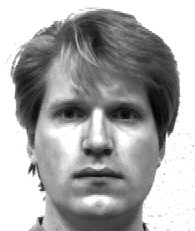
#> input picture ML-hw07/Yale_Face_Database/Training/subject01.noglasses.pgm, 195 x 231 px; its folder holds only this picture in this run
$ python LDA.py
#> lines starting #> are read from the running program, lines starting #| are printed output that depends on the picture
from PIL import Image
from scipy.spatial.distance import cdist

import numpy as np
import glob
import matplotlib.pyplot as plt
import random

num_subject = 15
num_property = 11
num_train = 135
num_test = 30

height = 195
width = 231
num_pixel = height * width

np.set_printoptions(threshold=np.inf)


def read_data(path):
    count_train = 0
    count_test = 0
    training = np.zeros((num_pixel, num_train))
    testing = np.zeros((num_pixel, num_test))
    train_label = np.zeros((num_train,), dtype=int)
    test_label = np.zeros((num_test,), dtype=int)

    train_path = path + '/Training/*'
    for file in glob.glob(train_path):
        img = Image.open(file)
#> img is the input picture: PIL image 195x231 L; min 0, max 255, mean 169.1
        training[:, count_train] = np.array(img).reshape(-1, )
        pos = file.find('subject') + 7
        train_label[count_train] = int(file[pos: pos + 2]) - 1
        count_train += 1

    test_path = path + '/Testing/*'
    for file in glob.glob(test_path):
        img = Image.open(file)
        testing[:, count_test] = np.array(img).reshape(-1, )
        pos = file.find('subject') + 7
        test_label[count_test] = int(file[pos: pos + 2]) - 1
        count_test += 1

    return training, testing, train_label, test_label


def show_image(data):
    emin = np.min(data)
    emax = np.max(data)
    data = (data - emin) * 255 / (emax - emin)
    Image.fromarray(data.reshape(width, height)).show()


def PCA(training, low_dim):
    mean = (np.sum(training, axis=1) / num_train).reshape((num_pixel, 1))  # (f, 1)
    mean0_data = training - mean  # (f, 135)

    K = (mean0_data.T @ mean0_data) / num_train  # 135 x 135

    eigen_value, eigen_vector = np.linalg.eigh(K)  # (135, ), (135, 135)
    eigen_vector = (mean0_data @ eigen_vector).T  # ((f x 135) @ (135, 135)).T = (135 x f)

    sorted_id = np.argsort(eigen_value)
    eigen_vector = eigen_vector[sorted_id][::-1]
    eigen_vector = np.true_divide(eigen_vector, np.linalg.norm(eigen_vector, ord=2, axis=1).reshape(-1, 1))
    W = eigen_vector[:low_dim]  # (low_diw x f)

    return W @ training, W


def LDA(training, testing, train_label, test_label):

    low_dim = num_train - num_subject
    lowd_data, eigens_pca = PCA(training, low_dim)  # (120, 135), (low_dim, f)

    mean_all = (np.sum(lowd_data, axis=1) / num_train).reshape((low_dim, 1))  # (f, 1)
    mean_class = np.zeros((num_subject, low_dim))  # (15, f)
    count_item = np.zeros((num_subject, 1))

    for image_id in range(num_train):
        class_id = train_label[image_id]
        mean_class[class_id] += lowd_data[:, image_id].T  # (15, f) + (1, f)
        count_item[class_id] += 1

    for class_id in range(num_subject):
        count_item[class_id] = max(1, count_item[class_id])

    mean_class = np.true_divide(mean_class, count_item)

    SW = np.zeros((low_dim, low_dim))
    for image_id in range(num_train):
        class_id = train_label[image_id]
        sw_diff = lowd_data[:, image_id] - mean_class[class_id].reshape(low_dim, 1)  # (f, 9) - (f, 1) = (f, 9)
        SW += sw_diff @ sw_diff.T  # (f, f)

    SB = np.zeros((low_dim, low_dim))
    for class_id in range(num_subject):
        sb_diff = mean_class[class_id].T - mean_all  # (f, 1) - (f, 1) = (f, 1)
        SB += sb_diff @ sb_diff.T * count_item[class_id]

    eigen_value, eigen_vector = np.linalg.eigh(np.linalg.inv(SW) @ SB)
    sorted_id = np.argsort(eigen_value)
    eigen_vector = eigen_vector[sorted_id][::-1]
    W = eigen_vector[:25]  # (25, 120)

    W = W @ eigens_pca  # (25, 120) x (120, f) = (25, f)

    # ------------ show first 25 fisherfaces --------------------
    fig = plt.figure(figsize=(50, 50))

    for i in range(25):
        fig.add_subplot(5, 5, i + 1)
        plt.imshow(W[i].reshape(width, height), cmap='gray')
        plt.axis('off')
        plt.tick_params(axis='both', left='off', top='off', right='off', bottom='off', labelleft='off', labeltop='off',
                        labelright='off', labelbottom='off')

    plt.show()
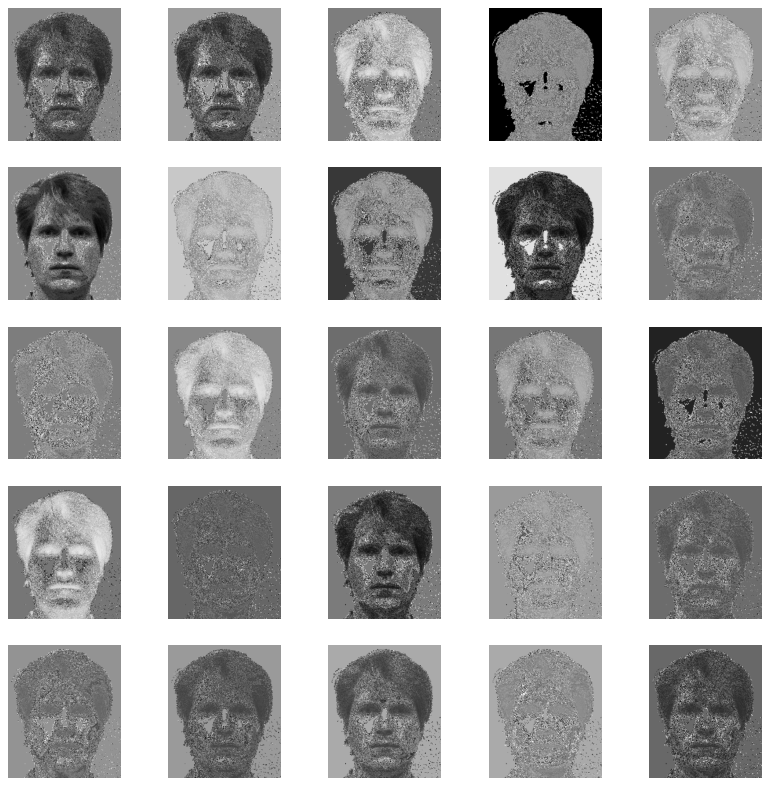
#> figure drawn by matplotlib, 25 panels

    # ------------ reconstruct 10 random images --------------------
    fig = plt.figure(figsize=(50, 20))
    random_ids = random.sample(range(num_train), 10)
    random_imgs = training[:, random_ids]  # (f, 10)
    reconstructed_img = random_imgs.T @ W.T @ W  # (10, f) * (f, 25) * (25, f) = (10, f)

    for i in range(10):
        fig.add_subplot(2, 5, i + 1)
        plt.imshow(reconstructed_img[i].reshape(width, height), cmap='gray')
        plt.axis('off')
        plt.tick_params(axis='both', left='off', top='off', right='off', bottom='off', labelleft='off', labeltop='off',
                        labelright='off', labelbottom='off')

    plt.show()
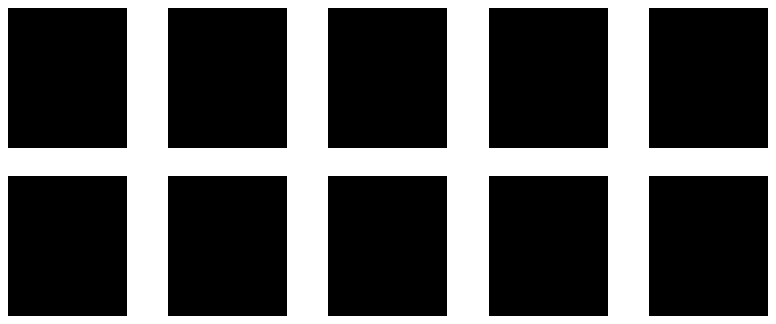
#> figure drawn by matplotlib, 10 panels

    # ------------ face recognition --------------------
    lowd_train = W @ training
    lowd_test = W @ testing
    dist = cdist(lowd_test.T, lowd_train.T, 'euclidean')

    k = 15
    smallest_ids = train_label[np.argsort(dist, axis=1)[:, :k]]
    prediction = np.zeros((num_test,), dtype=int)
    for i in range(num_test):
        prediction[i] = np.argmax(np.bincount(smallest_ids[i]))

    error_rate = np.count_nonzero(prediction != test_label) / num_test
    print("Error rate: ", str(error_rate))


if __name__ == '__main__':
    train, test, train_label, test_label = read_data('/home/thethongngu/Documents/code/machine-learning/ML-hw07/Yale_Face_Database/')
    LDA(train, test, train_label, test_label)
